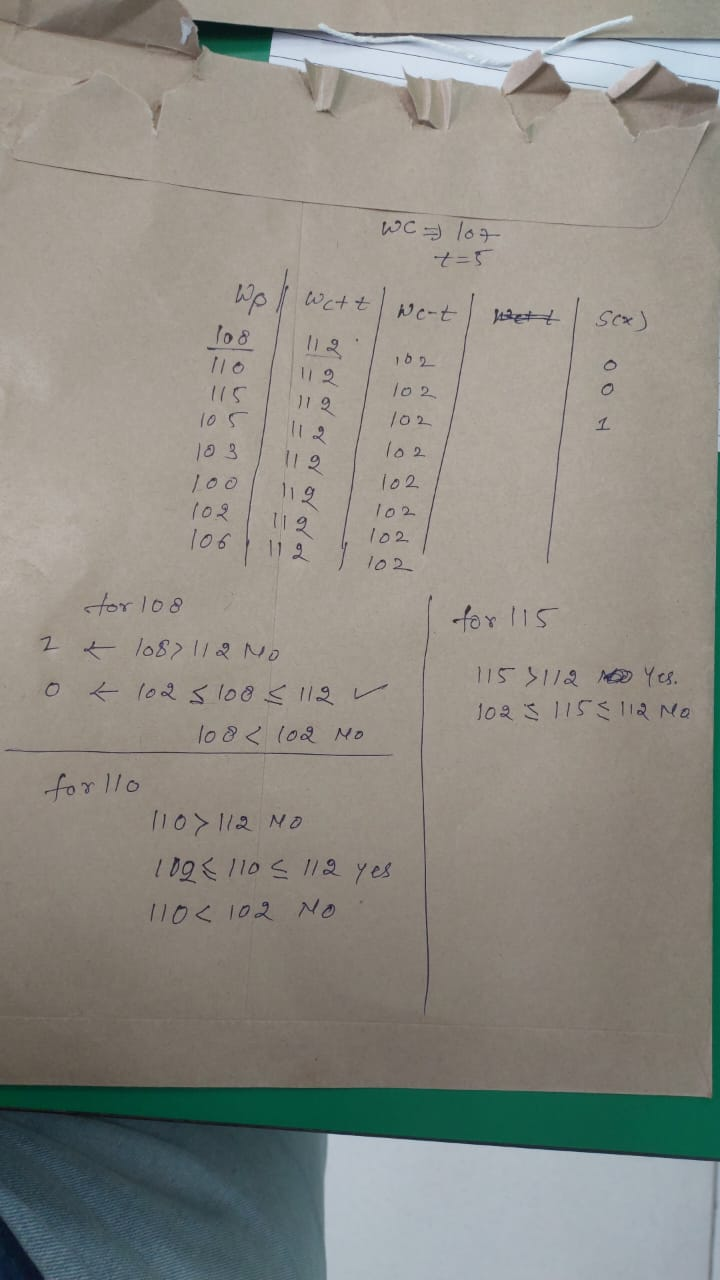
#> input picture PPTs/LMT.jpg, 720 x 1280 px, given in place of Image.jpg, which was not available
$ jupyter execute --allow-errors IP_Complete_file_MST_EST.ipynb   (older library calls are emulated)
#> lines starting #> are read from the running program, lines starting #| are printed output that depends on the picture; after the words box and inside, x2 and y2 are one past the last pixel; in counts of white or black regions, pixels touching at a corner belong together; pictures that were not available may be replaced by others from this repository, and a replacement may not be noted
[cell 1]
import cv2
import numpy as np
from google.colab.patches import cv2_imshow
import matplotlib.pyplot as plt

[cell 2]
# Write a program to convert grayscale image to binary image.
# A binary image contains only 0s and 1s. To convert grayscale into binary we apply thresholding.
# OpenCV thresholding function: cv2.threshold(image, threshold, max_value, type).

# Read the image in grayscale.
image = cv2.imread("Image.jpg", cv2.IMREAD_GRAYSCALE)
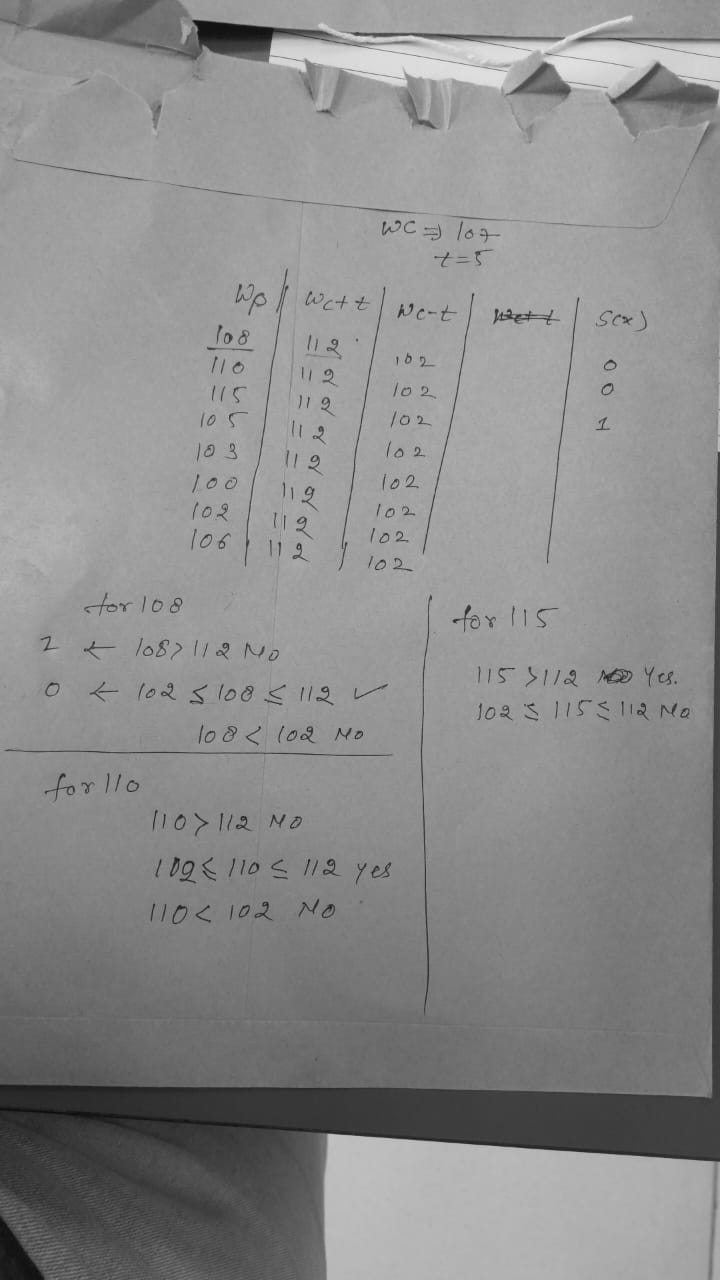
#> image: shape (1280, 720); min 10, max 236, mean 139.7

# Case 1: Take mean intensity as threshold (Calculate average pixel value of grayscale image).
mean_threshold = np.mean(image)
#> mean_threshold = 139.7
_, binary_mean = cv2.threshold(image, mean_threshold, 255, cv2.THRESH_BINARY)
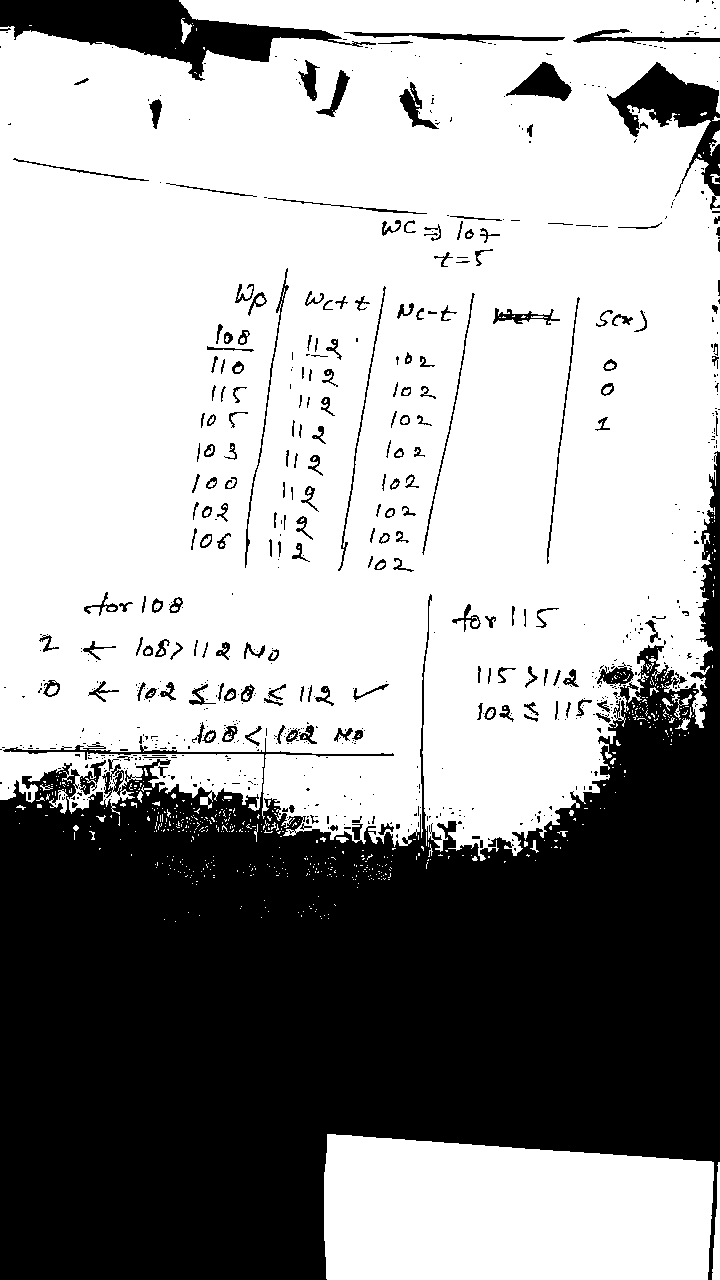
#> binary_mean: shape (1280, 720); 63% white; 718 black regions (507 under 20 px), largest, box (x1, y1, x2, y2) and area: (0, 451, 720, 1280) 302001, (0, 0, 376, 81) 11895, (607, 62, 720, 210) 5327
cv2_imshow(binary_mean)

plt.title("Binary Image (Mean Threshold)")
plt.imshow(binary_mean, cmap="gray")
plt.axis("off")
plt.show()

# Case 2: Take threshold from user.
user_threshold = int(input("Enter threshold value: "))
#> the answer given: 100
_, binary_user = cv2.threshold(image, user_threshold, 255, cv2.THRESH_BINARY)
#> binary_user: shape (1280, 720); 87.7% white; 634 black regions (475 under 20 px), largest, box (x1, y1, x2, y2) and area: (0, 452, 720, 1280) 94916, (147, 20, 332, 60) 2809, (40, 0, 159, 40) 2180
cv2_imshow(binary_user)

plt.title("Binary Image (User Threshold)")
plt.imshow(binary_user, cmap="gray")
plt.axis("off")
plt.show()

[cell 3]
# Write a program to convert RGB image to grayscale image.
# Grayscale has only one channel, so you must combine RGB channels into one.

# Read the image in RGB (OpenCV reads the image BGR format!)
image = cv2.imread("Image.jpg")
#> image is the input picture: shape (1280, 720, 3); mean B, G, R 132.4, 139.9, 141.9
b, g, r = cv2.split(image)

# Case 1: Simple mean method (Use the average of the RGB values of each pixel).
gray_mean = (r/3 + g/3 + b/3).astype(np.uint8)
cv2_imshow(gray_mean)

plt.title("Grayscale (Mean Method)")
plt.imshow(gray_mean, cmap="gray")
plt.axis("off")
plt.show()

# Case 2: Weighted average method (User provides three weights for each color. Each weight is between 0 and 1 and sum of all weights is equal to 1).
# Allows custom weights which is useful when image lighting or color dominance varies.
# Human eye is most sensitive to green color and lease sensitive to blue color.
wR = float(input("Enter weight for red: "))
#> the answer given: 3
wG = float(input("Enter weight for green: "))
#> the answer given: 3
wB = float(input("Enter weight for blue: "))
#> the answer given: 3

# Weights must sum to 1 to maintain the intensity range 0-255 and avoid over/underflow.
if wR + wG + wB != 1:
    print("Weights must sum to 1!")

gray_weighted = (r*wR + g*wG + b*wB).astype(np.uint8)
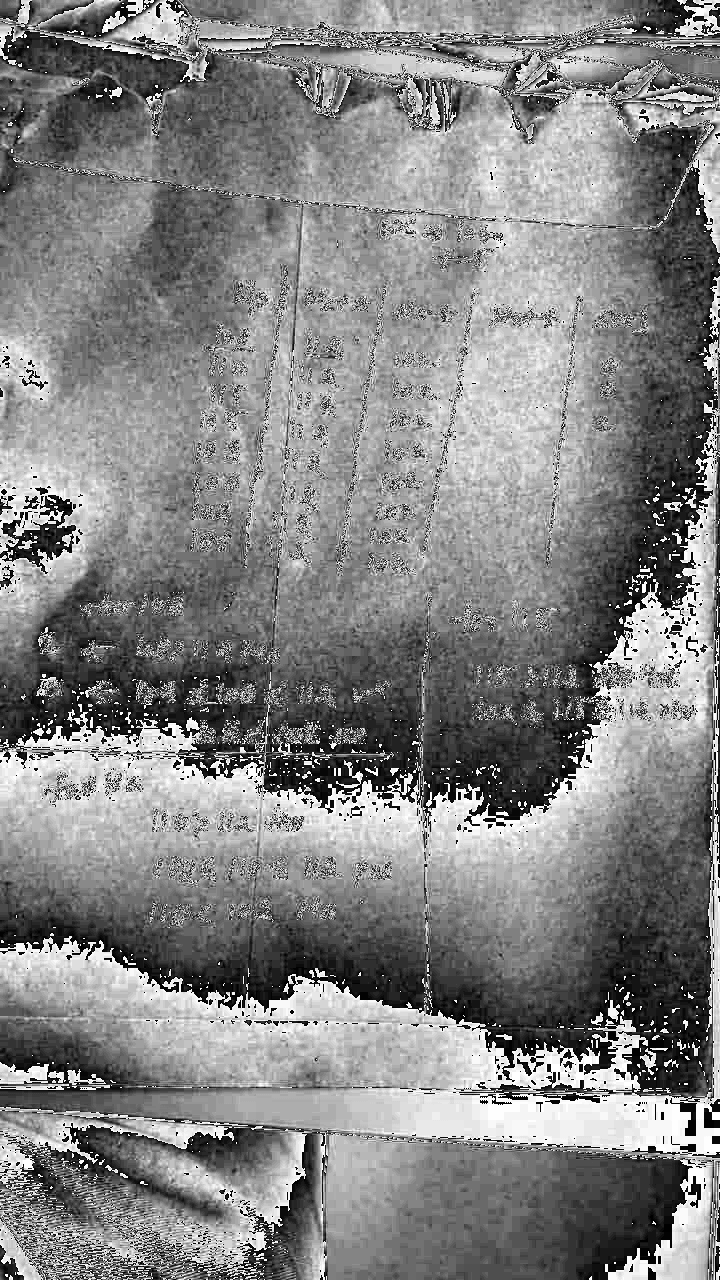
#> gray_weighted: shape (1280, 720); min 0, max 255, mean 130.9
cv2_imshow(gray_weighted)

plt.title("Grayscale (Weighted Method)")
plt.imshow(gray_weighted, cmap="gray")
plt.axis("off")
plt.show()

[cell 4]
# Write a program to draw a border around the input image (padding).
# The concept used is image padding, where extra rows/columns are added to the image edges.

# Read the image in grayscale
image = cv2.imread("Image.jpg", cv2.IMREAD_GRAYSCALE)

plt.title("Original Image")
plt.imshow(image, cmap="gray")
plt.axis("off")
plt.show()

# User input
border_width = int(input("Enter border width: "))
#> the answer given: 100
border_color = int(input("Enter border color: "))
#> the answer given: 3

# Add border
bordered_iamge = cv2.copyMakeBorder(
    image,
    border_width, border_width, border_width, border_width,
    cv2.BORDER_CONSTANT,
    value=border_color
)
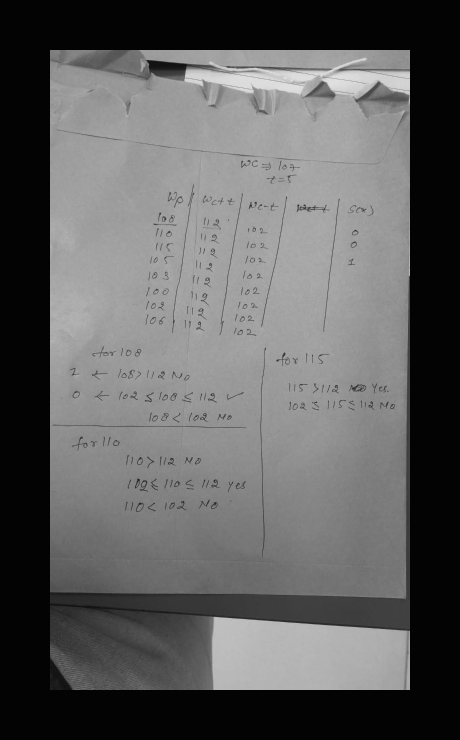
#> bordered_iamge: shape (1480, 920) (shown at 1/2 size); min 3, max 236, mean 95.5

plt.title("Bordered Image")
plt.imshow(bordered_iamge, cmap="gray")
plt.axis("off")
plt.show()

[cell 5]
# Write a program for image complement (image negative).
# For any imaeg, complement is 255 - input.

# Read the image in grayscale
image = cv2.imread("Image.jpg", cv2.IMREAD_GRAYSCALE)
cv2_imshow(image)

#> (the rest of this cell did not finish here and is left out)

[cell 6]
# Write a program to enhance the input image using log transform (Assume c = 1).
# Log transform is used to expand dark pixel values and compress high pixel values. Dark pixels brighten significantly.
# Bright pixels change only a litte. It is useful for dark images, images with high contrast, and images that need dynamic range compression.
# Formula: s = c.log(1+r)

# Read an image in grayscale.
image = cv2.imread("Image.jpg", cv2.IMREAD_GRAYSCALE)
cv2_imshow(image)

plt.title("Original Image")
plt.imshow(image, cmap="gray")
plt.axis("off")
plt.show()

# Log transformation
c = 1
image_float = image.astype(np.float32)
log_image = c * np.log(1 + image_float)
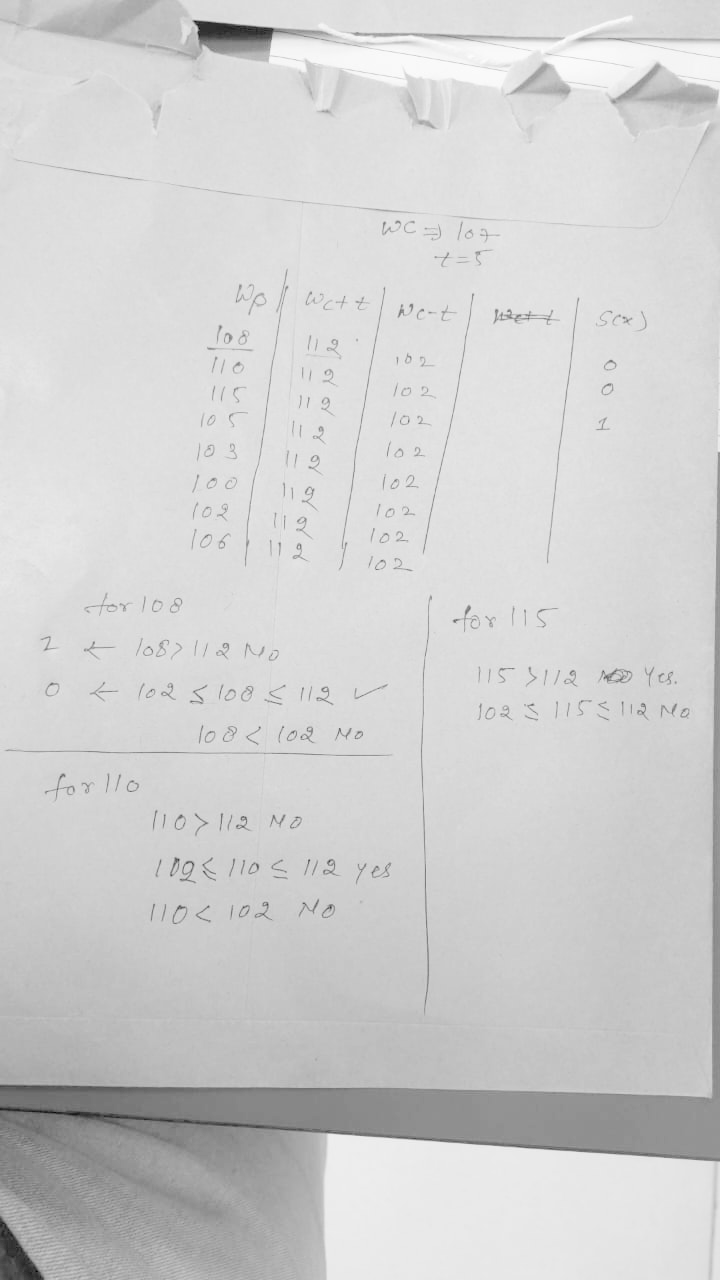
#> log_image: shape (1280, 720) float32; min 2.4, max 5.47, mean 4.91; drawn with min black and max white
log_image = cv2.normalize(log_image, None, 0, 255, cv2.NORM_MINMAX).astype(np.uint8)
log_image = log_image.astype(np.uint8)
cv2_imshow(log_image)

plt.title("Log Transform")
plt.imshow(log_image, cmap="gray")
plt.axis("off")
plt.show()
